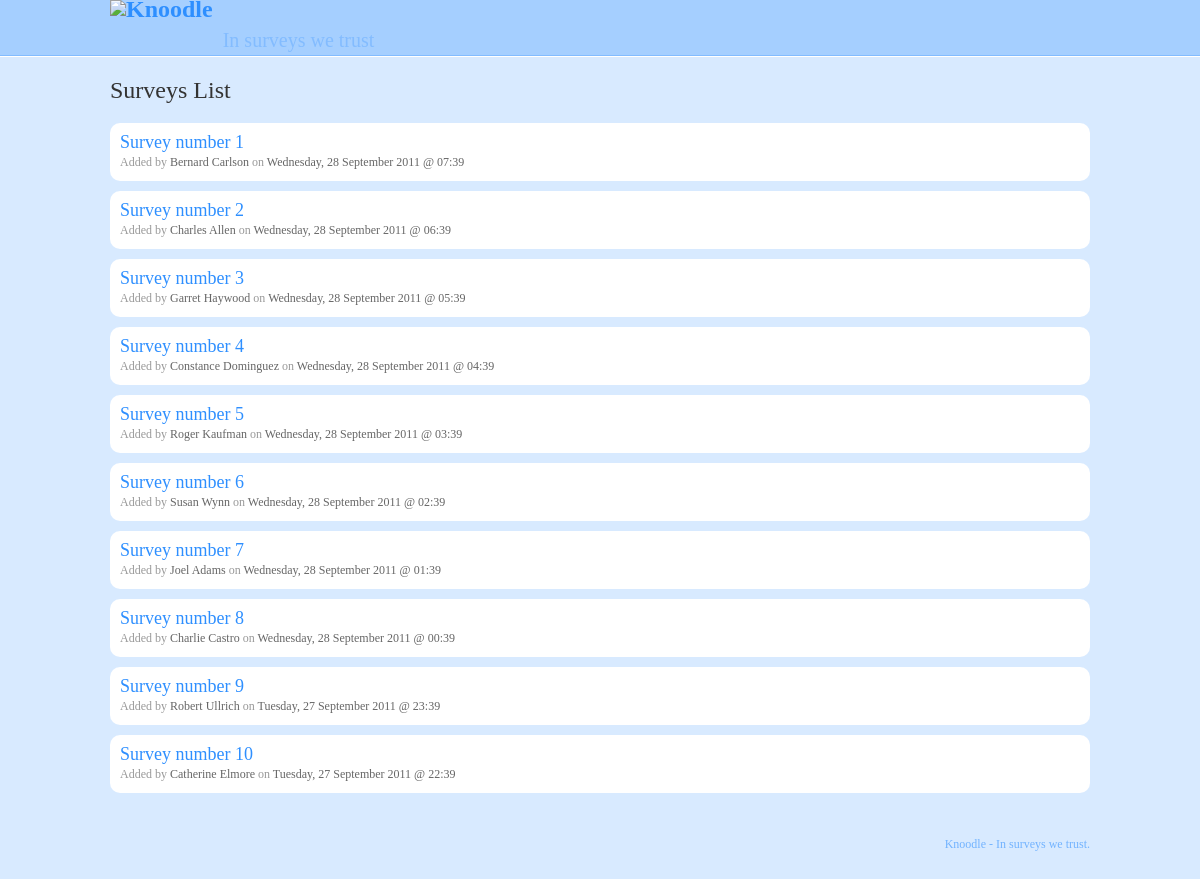
The page / on the database its author committed.
### tables this page shows
CREATE TABLE survey (id INTEGER  PRIMARY KEY NOT NULL, name TEXT NOT NULL, author_first_name TEXT NOT NULL, author_last_name TEXT NOT NULL, author_email TEXT NOT NULL, created_at DATETIME NOT NULL);

### index.php (the view)
<?php
include 'header.php';
$surveys = $pdo->query('SELECT * FROM survey ORDER BY created_at DESC')->fetchAll();
?>
<div id="survey-list">
    <h3>Surveys List</h3>
    <?php foreach ($surveys as $survey): ?>
    <div class="survey">
        <a href="survey.php?id=<?php echo $survey['id'] ?>" class="name"><?php echo $survey['name'] ?></a>
        <div class="meta">
            Added by
            <span class="author"><?php echo $survey['author_first_name'] ?> <?php echo $survey['author_last_name'] ?></span>
            on
            <span class="date"><?php echo date_create($survey['created_at'])->format('l, j F Y @ H:i') ?></span>
        </div>
    </div>
    <?php endforeach ?>
</div>
<?php
include 'footer.php';
?>

### header.php (shortened to what this page needs)
<!DOCTYPE html>
<html>
<head>
    <link rel="stylesheet" media="all" href="css/style.css" />
</head>
<body>
    <div id="header">
        <div class="wrap">
            <h1><a href="index.php"><img src="images/logo.png" alt="Knoodle" /></a></h1>
            <h2>In surveys we trust</h2>
        </div>
    </div>
    <div id="content">
        <div class="wrap">

### footer.php
        </div>
    </div>
    <div id="footer" class="wrap">
        <p>Knoodle - In surveys we trust.</p>
    </div>
</body>
</html>

### css/style.css (style rules this page uses)
body { margin: 0; background: #d8eaff; font: 12px/1.5em Verdana; }
a { color: #2e8fff; text-decoration: none; }
.wrap { width: 980px; margin: auto; }
#header { background: #a5cfff; border-bottom: 1px solid #83bcff; overflow: hidden; }
#header h1 { margin: 0; padding: 0; float: left; }
#header h2 { font: 20px/1.5em Verdana; float: left; margin: 25px 0 0 10px; padding: 0; color: #83bcff; }
#content { border-top: 1px solid #fff; }
#content h3 { font-size: 24px; color: #333; font-weight: normal; }
#footer { padding: 20px; color: #72b3ff; clear: both; text-align: right; }
#survey-show .question, #survey-list .survey, #survey-search .survey, #security-login form { margin: 10px 0; background: #fff; padding: 10px; border-radius: 10px; -moz-border-radius: 10px; -webkit-border-radius: 10px; }
#survey-list .survey .name, #survey-search .survey .name { font-size: 18px; }
#survey-list .survey .meta, #surveay-search .survey .meta { color: #999; }
#survey-list .survey .author, #survey-list .survey .date, #survey-search .survey .author, #survey-search .survey .date { color: #666; }

### rows shown on the page
survey: name "Survey number 1", author_first_name "Bernard", author_last_name "Carlson", created_at "Wednesday, 28 September 2011 @ 07:39"
survey: name "Survey number 2", author_first_name "Charles", author_last_name "Allen", created_at "Wednesday, 28 September 2011 @ 06:39"
survey: name "Survey number 3", author_first_name "Garret", author_last_name "Haywood", created_at "Wednesday, 28 September 2011 @ 05:39"
survey: name "Survey number 4", author_first_name "Constance", author_last_name "Dominguez", created_at "Wednesday, 28 September 2011 @ 04:39"
survey: name "Survey number 5", author_first_name "Roger", author_last_name "Kaufman", created_at "Wednesday, 28 September 2011 @ 03:39"
survey: name "Survey number 6", author_first_name "Susan", author_last_name "Wynn", created_at "Wednesday, 28 September 2011 @ 02:39"
survey: name "Survey number 7", author_first_name "Joel", author_last_name "Adams", created_at "Wednesday, 28 September 2011 @ 01:39"
survey: name "Survey number 8", author_first_name "Charlie", author_last_name "Castro", created_at "Wednesday, 28 September 2011 @ 00:39"
survey: name "Survey number 9", author_first_name "Robert", author_last_name "Ullrich", created_at "Tuesday, 27 September 2011 @ 23:39"
survey: name "Survey number 10", author_first_name "Catherine", author_last_name "Elmore", created_at "Tuesday, 27 September 2011 @ 22:39"
